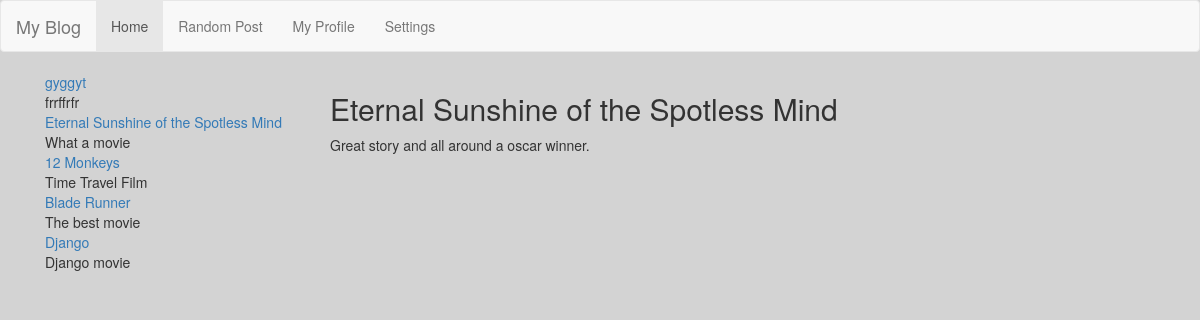
The page /post/eternal on the database its author committed.
### blog/models.py (models this page shows, shortened)
class Post(models.Model):
    title = models.CharField(max_length=255)
    slug = models.SlugField(max_length=255, unique=True)
    summary = models.CharField(max_length=300)
    content = models.TextField()
    published = models.BooleanField(default=True)
    created = models.DateTimeField(auto_now_add=True)
    image = models.ImageField(upload_to='img')
    class Meta:
        ordering = ['-created']

### blog/views.py (the view)
# urls.py: path('post/<slug>', blog_views.post),
def post (request,slug):
    posts = Post.objects.all()
    return render_to_response('post.html',{
        'post':get_object_or_404(Post, slug=slug),
        'posts':posts
    })

### blog/templates/post.html (shortened to what this page needs)
<!DOCTYPE html>
<html lang="en">
<head>
    {% extends 'single-template.html' %}
    {% block entry %}
        <h2>{{post.title}}</h2>
        <div>
            {{post.content|linebreaks }}
        </div>
    {% endblock %}

### blog/templates/single-template.html
{% extends 'base.html' %}
{% block content %}
    <div class="container">
        <div class="col-md-3">
            {% for post in posts %}
                <div>
                    <div class="summary-title"><a href="/post/{{post.slug}}">{{post.title}}</a></div>
                    <div class="summary">{{post.summary}}</div>
                </div>
            {% endfor %}
        </div>
        <div class="col-md-9">
            {% block entry %}
            {% endblock %}
        </div>
    </div>
{% endblock %}

### blog/static/css/style.css (style rules this page uses)
body { background-color: #D3D3D3 !important; }

### rows shown on the page
Post: title "gyggyt", summary "frrffrfr"
Post: title "Eternal Sunshine of the Spotless Mind", summary "What a movie", content "Great story and all around a oscar winner."
Post: title "12 Monkeys", summary "Time Travel Film"
Post: title "Blade Runner", summary "The best movie"
Post: title "Django", summary "Django movie"
